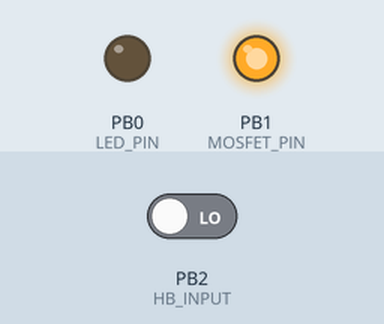
This sketch was run on a simulated ATtiny85, built with avr-gcc and run on an emulated ATtiny85. On the bench: output pins drawn as LEDs (lit = HIGH). The test bench sets the inputs (shaded band); at power-on: PB2 (HB_INPUT) LOW.

Above: at 1.2 s.
1.3 s: PB2 (HB_INPUT) driven HIGH
At 2.01 s:
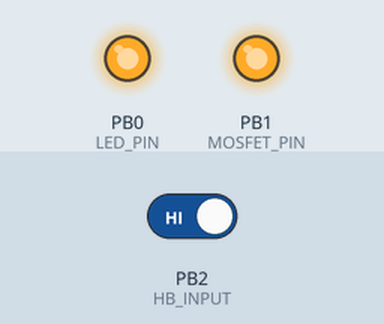
Timing chart, 0 to 4.3 s (numbered marks = the images above; inputs shaded):
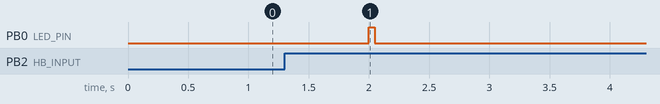

The sketch:

verze2.ino
```cpp
// Configuration constants in seconds
#define HEARTBEAT_TIMEOUT 60      // Timeout for heartbeat detection
#define POST_RESET_DELAY 60       // Delay after reset for RPi boot
#define MOSFET_OFF_TIME 10        // Time to keep MOSFET off during reset
#define MAX_RESETS 5              // Maximum number of reset attempts
#define LED_ON_TIME 50            // LED blink ON time in ms for error state
#define LED_OFF_TIME 2000         // LED blink OFF time in ms for error state

// Pin definitions
#define LED_PIN PB0               // Status LED pin
#define MOSFET_PIN PB1            // MOSFET output pin
#define HB_INPUT PB2              // Heartbeat input pin

// Global variables
volatile bool heartbeatDetected = false;  // Flag for heartbeat detection
unsigned long lastHeartbeatTime = 0;     // Last heartbeat timestamp in seconds
int resetCount = 0;                      // Counter for reset attempts
bool errorState = false;                 // Error state flag

// Interrupt Service Routine for heartbeat detection
ISR(PCINT0_vect) {
  if (digitalRead(HB_INPUT) == HIGH) {
    heartbeatDetected = true;
  }
}

void setup() {
  // Initialize pins
  pinMode(LED_PIN, OUTPUT);
  pinMode(MOSFET_PIN, OUTPUT);
  pinMode(HB_INPUT, INPUT);

  // Initialize MOSFET to ON (RPi powered)
  digitalWrite(MOSFET_PIN, HIGH);

  // Enable pin change interrupt for PB2
  GIMSK |= (1 << PCIE);     // Enable pin change interrupt
  PCMSK |= (1 << PCINT2);   // Enable interrupt for PB2
  sei();                    // Enable global interrupts
}

void loop() {
  // Check if in error state
  if (errorState) {
    // Blink LED in error pattern (H50/L2000)
    digitalWrite(LED_PIN, HIGH);
    delay(LED_ON_TIME);
    digitalWrite(LED_PIN, LOW);
    delay(LED_OFF_TIME);
    return;
  }

  // Check for heartbeat
  if (heartbeatDetected) {
    // Blink LED to indicate heartbeat received
    digitalWrite(LED_PIN, HIGH);
    delay(50);  // Short blink for heartbeat
    digitalWrite(LED_PIN, LOW);

    lastHeartbeatTime = 0;  // Reset timer
    heartbeatDetected = false;  // Clear flag
  }

  // Increment time (1 second per loop)
  delay(1000);
  lastHeartbeatTime++;

  // Check for heartbeat timeout
  if (lastHeartbeatTime >= HEARTBEAT_TIMEOUT && resetCount < MAX_RESETS) {
    // Perform reset
    digitalWrite(MOSFET_PIN, LOW);  // Turn off RPi
    delay(MOSFET_OFF_TIME * 1000);  // Keep off for specified time
    digitalWrite(MOSFET_PIN, HIGH); // Turn RPi back on

    resetCount++;  // Increment reset counter

    // Wait for RPi to boot
    lastHeartbeatTime = 0;
    delay(POST_RESET_DELAY * 1000);
  }

  // Check if max resets reached
  if (resetCount >= MAX_RESETS) {
    errorState = true;  // Enter error state
    digitalWrite(MOSFET_PIN, LOW);  // Permanently turn off RPi
  }
}
```

Measured:
- after the input at 1.3 s, PB0 (LED_PIN): LOW → HIGH after 0.70 s, → LOW 0.05 s later
